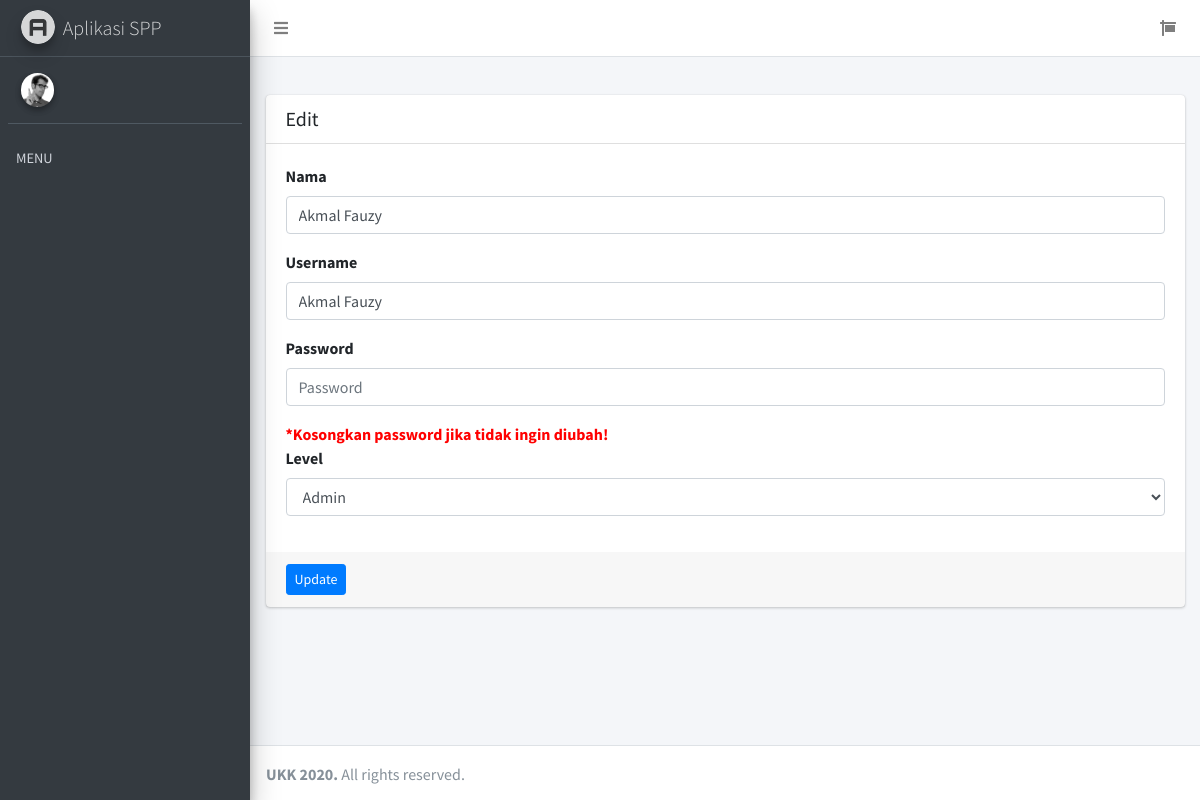
/edit-petugas/1, run on the app's committed database.
### tables this page shows
CREATE TABLE `petugas` (
  `id_petugas` int(11) NOT NULL,
  `username` varchar(25) NOT NULL,
  `password` varchar(40) NOT NULL,
  `nama_petugas` varchar(35) NOT NULL,
  `level` varchar(7) NOT NULL
);

### application/controllers/DataPetugas.php (called while the page is built, shortened)
<?php
class DataPetugas extends CI_Controller {
	public function edit($id)
	{
		$data['title'] = 'Edit Petugas';
		$data['petugas'] = $this->M_petugas->get_one($id)->row();
		$this->load->view('layouts/header', $data);
		$this->load->view('layouts/sidebar');
		$this->load->view('admin/data_petugas/edit_petugas',$data);
		$this->load->view('layouts/footer');
	}
}

### index.php (called while the page is built, shortened)
<?php
require_once BASEPATH.'core/CodeIgniter.php';

### application/models/M_petugas.php (called while the page is built, shortened)
<?php
class M_petugas extends CI_Model {
	public function get_one($id)
	{
		$this->db->where('id_petugas', $id);
		return $this->db->get('petugas');
	}
}

### application/views/admin/data_petugas/edit_petugas.php (the view, shortened to what this page needs)
<div class="content-wrapper">
	<section class="content-header">
	</section>
	<section class="content">
		<div class="container-fluid">
			<div class="row justify-content-center">
				<div class="col-md-12">
					<div class="card">
						<div class="card-header">
							<h3 class="card-title">Edit</h3>
						</div>
						<form role="form" action="<?php echo base_url('datapetugas/update/'.$petugas->id_petugas) ?>" method="POST">
							<div class="card-body">
								<div class="form-group">
									<label for="exampleInputEmail1">Nama</label>
									<input type="text" name="nama_petugas" class="form-control" id="exampleInputEmail1" value="<?php echo $petugas->nama_petugas ?>" placeholder="NISN">
								</div>
								<div class="form-group">
									<label for="exampleInputEmail1">Username</label>
									<input type="text" name="username" class="form-control" id="exampleInputEmail1" value="<?php echo $petugas->username ?>" placeholder="Enter email">
								</div>
								<div class="form-group">
									<label for="exampleInputEmail1">Password</label>
									<input type="text" name="password" class="form-control" id="exampleInputEmail1" placeholder="Password">
								</div>
								<b style="color: red;">*Kosongkan password jika tidak ingin diubah!</b>
								<div class="form-group">
				                    <label>Level</label>
				                    <select name="level" class="form-control">
				                      <option <?php if ($petugas->level == "admin") { echo "selected";
				                      } ?> value="admin">Admin</option>
				                    </select>
				                  </div>
							</div>
							<div class="card-footer">
								<button type="submit" class="btn btn-sm btn-primary">Update</button>
							</div>
						</form>
					</div>
				</div>
			</div>
		</div>
	</section>
</div>

### data on the page
petugas: nama_petugas "Akmal Fauzy", username "Akmal Fauzy", level "Admin"
